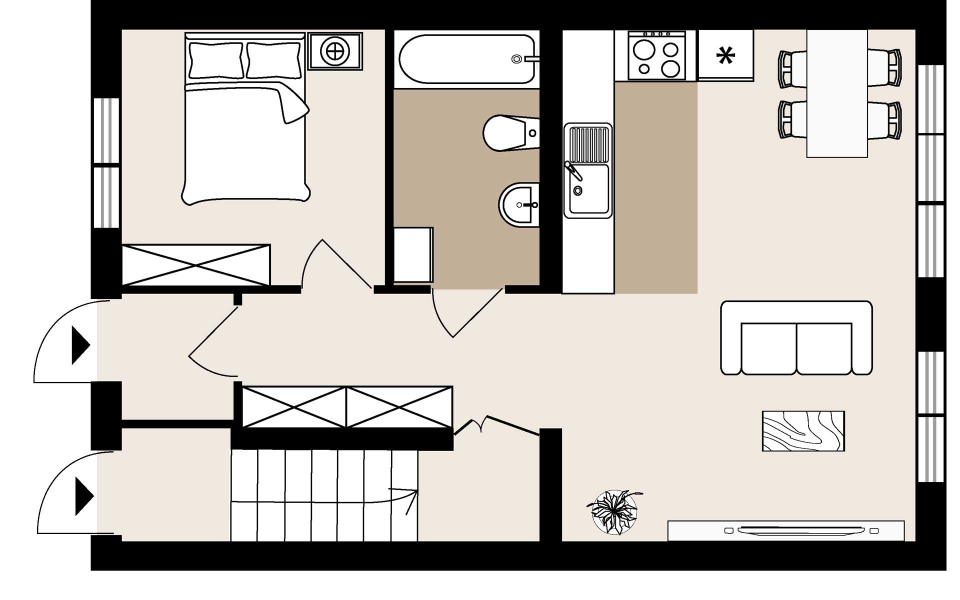
#> input picture skills/home-from-plan/assets/samples/flat-2room.png, 1920 x 1199 px (shown at 1/2 size)
$ python prepare.py ../../skills/home-from-plan/assets/samples/flat-2room.png --out out.png
#> lines starting #> are read from the running program, lines starting #| are printed output that depends on the picture
### tools/hstools/grid.py
"""Pixel grids drawn over images so that an AI agent can read coordinates off a picture.

The source image is copied onto a larger canvas with margins; light lines every `step` px, darker lines every `major` px,
coordinate labels on all four margins (in SOURCE pixel units, also on zoomed tiles)."""
from __future__ import annotations

from PIL import Image, ImageDraw, ImageFont, ImageOps


def _font(size: int):
    for name in ('DejaVuSans.ttf', '/usr/share/fonts/truetype/dejavu/DejaVuSans.ttf', 'Arial.ttf'):
        try:
            return ImageFont.truetype(name, size)
        except OSError:
            continue
    return ImageFont.load_default()


def normalise(img: Image.Image, contrast: bool = True) -> Image.Image:
    """RGB copy; optional auto-contrast that keeps light fills readable."""
    im = img.convert('RGB')
    return ImageOps.autocontrast(im, cutoff=1) if contrast else im


def gridded(img: Image.Image, step: int = 50, major: int = 100, origin: tuple[float, float] = (0, 0), scale: float = 1.0,
            margin: int = 46, label_size: int = 13) -> Image.Image:
    """Image with a coordinate grid. `origin` — source pixel of the image's top-left corner, `scale` — output px per source px
    (tiles are crops scaled up); labels show source pixel coordinates."""
    w, h = img.size
    out = Image.new('RGB', (w + 2 * margin, h + 2 * margin), 'white')
    out.paste(img, (margin, margin))
    d = ImageDraw.Draw(out, 'RGBA')
    f = _font(label_size)
    x0, y0 = origin
    sx0, sy0, sx1, sy1 = x0, y0, x0 + w / scale, y0 + h / scale
    first = lambda a: int(-(-a // step) * step)  # noqa: E731 — first grid value ≥ a
    v = first(sx0)
    while v <= sx1:
        X = margin + (v - x0) * scale
        is_major = v % major == 0
        d.line([(X, margin), (X, margin + h)], fill=(220, 30, 30, 120 if is_major else 55), width=1)
        if is_major:
            for yy in (margin - 16, margin + h + 3):
                d.text((X, yy), str(int(v)), fill=(170, 0, 0), font=f, anchor='ma' if yy > margin else 'ma')
        v += step
    v = first(sy0)
    while v <= sy1:
        Y = margin + (v - y0) * scale
        is_major = v % major == 0
        d.line([(margin, Y), (margin + w, Y)], fill=(30, 60, 220, 120 if is_major else 55), width=1)
        if is_major:
            d.text((margin - 4, Y), str(int(v)), fill=(0, 0, 170), font=f, anchor='rm')
            d.text((margin + w + 4, Y), str(int(v)), fill=(0, 0, 170), font=f, anchor='lm')
        v += step
    d.rectangle([margin - 1, margin - 1, margin + w, margin + h], outline=(0, 0, 0, 160))
    return out

### tools/hstools/__init__.py
"""Shared helpers of the Home Simulator import tools (tools/*). Pure Python + numpy / pillow; optional shapely / ezdxf."""
from __future__ import annotations

import json
import sys
from pathlib import Path


def write_json(path: Path | str, data, quiet: bool = False) -> Path:
    p = Path(path)
    p.parent.mkdir(parents=True, exist_ok=True)
    p.write_text(json.dumps(data, ensure_ascii=False, indent=1) + '\n', encoding='utf-8')
    if not quiet:
        print(f'wrote {p}', file=sys.stderr)
    return p


def r3(x: float) -> float:
    return round(float(x), 3)


# [11 lines left out: functions parse_pt, parse_box, not called in this run]

### tools/image/prepare.py
#!/usr/bin/env python3
"""Prepare a raster floor plan for reading by an AI agent.

  python3 tools/image/prepare.py PLAN.png --out projects/<id>/source/prep [--grid 50] [--major 100] [--tiles 2]
         [--zoom 2] [--crop x0,y0,x1,y1] [--rotate 0|90|180|270] [--no-contrast]
         [--zoom-box x0,y0,x1,y1 …] [--box-zoom 4] [--box-grid 10]

Writes
  grid.png        the plan with a labelled pixel grid (labels = SOURCE pixel coordinates, x right, y down)
  tile_<r>_<c>.png  zoomed crops (default 2 × 2, 2× magnification, 10 % overlap), grid labels still in source pixels
  zoom_<x0>_<y0>.png  with --zoom-box: that box magnified (default 4×) with a fine grid (default 10 px) — for reading wall
                  faces and openings on small images (walls only 3–5 px thick), one per box
  info.json       size, grid, tiles (their source pixel boxes), applied crop / rotation
The original file is not modified. Coordinates read from these images go into plan.json with "units": "px".
"""
from __future__ import annotations

import argparse
import sys
from pathlib import Path

sys.path.insert(0, str(Path(__file__).resolve().parents[1]))
from PIL import Image  # noqa: E402

from hstools import parse_box, write_json  # noqa: E402
from hstools.grid import gridded, normalise  # noqa: E402


def main(argv=None):
    ap = argparse.ArgumentParser(description=__doc__, formatter_class=argparse.RawDescriptionHelpFormatter)
    ap.add_argument('image')
    ap.add_argument('--out', required=True)
    ap.add_argument('--grid', type=int, default=50, help='minor grid step [px]')
    ap.add_argument('--major', type=int, default=100, help='labelled grid step [px]')
    ap.add_argument('--tiles', type=int, default=2, help='tiles per side (0 = none)')
    ap.add_argument('--zoom', type=float, default=2.0)
    ap.add_argument('--crop', help='x0,y0,x1,y1 in source pixels (labels keep source coordinates)')
    ap.add_argument('--rotate', type=int, default=0, choices=[0, 90, 180, 270], help='rotate clockwise first (labels then refer to the rotated image)')
    ap.add_argument('--no-contrast', action='store_true')
    ap.add_argument('--zoom-box', action='append', default=[], help='x0,y0,x1,y1 in source pixels: a magnified close-up with a fine grid (repeatable)')
    ap.add_argument('--box-zoom', type=float, default=4.0)
    ap.add_argument('--box-grid', type=int, default=10, help='grid step of the close-ups [source px]')
    a = ap.parse_args(argv)
    src = Image.open(a.image)
#> src is the input picture: PIL image 1920x1199 RGB; mean R, G, B 197.7, 193.7, 188.2
    src.load()
    img = normalise(src, contrast=not a.no_contrast)
    if a.rotate:
        img = img.rotate(-a.rotate, expand=True)
    ox, oy = 0, 0
    if a.crop:
        x0, y0, x1, y1 = (int(v) for v in parse_box(a.crop))
        img = img.crop((x0, y0, x1, y1))
        ox, oy = x0, y0
    out = Path(a.out)
    out.mkdir(parents=True, exist_ok=True)
    W, H = img.size
#> W = 1920; H = 1199
    gridded(img, a.grid, a.major, origin=(ox, oy)).save(out / 'grid.png')
#> in gridded, `out = Image.new('RGB', (w + 2 * margin, h + 2 * margin), 'white')`: out: PIL image 2012x1291 RGB; every value is 255
#> in gridded, `out.paste(img, (margin, margin))`:
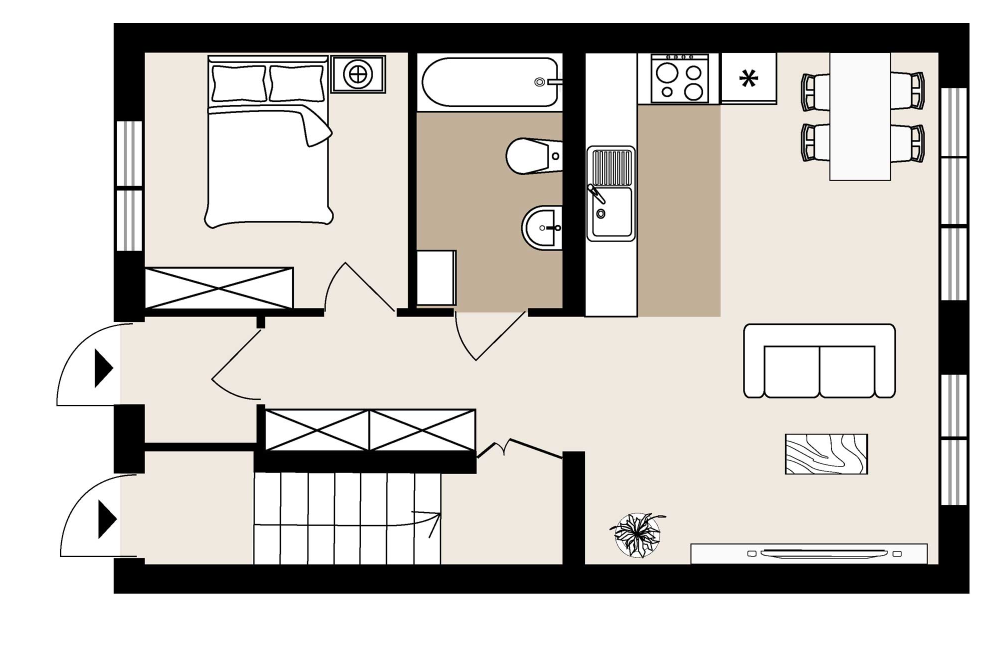
#> out: PIL image 2012x1291 RGB (shown at 1/2 size); mean R, G, B 204.2, 200.6, 195.8
#> after the loop in gridded, `while v <= sx1:`: v = 1950
#> after the loop in gridded, `while v <= sy1:`: v = 1200
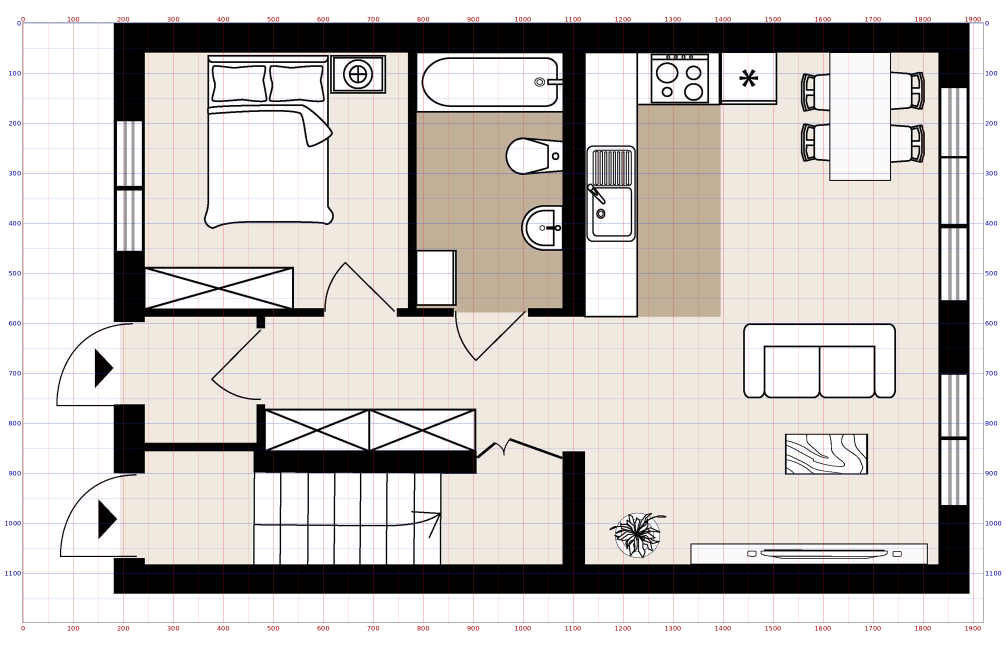
#> saved as grid.png: PIL image 2012x1291 RGB (shown at 1/2 size); mean R, G, B 202.7, 197.9, 194.2
    tiles = []
    n = max(0, a.tiles)
    if n > 1:
        tw, th = W / n, H / n
#> tw = 960; th = 599.5
        ovx, ovy = tw * 0.1, th * 0.1
#> ovx = 96; ovy = 59.95
        for r in range(n):
            for c in range(n):
                bx0, by0 = max(0, int(c * tw - ovx)), max(0, int(r * th - ovy))
                bx1, by1 = min(W, int((c + 1) * tw + ovx)), min(H, int((r + 1) * th + ovy))
                crop = img.crop((bx0, by0, bx1, by1))
                crop = crop.resize((int(crop.width * a.zoom), int(crop.height * a.zoom)), Image.LANCZOS)
                step = max(10, int(a.grid / 2))
                name = f'tile_{r}_{c}.png'
                gridded(crop, step, a.grid, origin=(ox + bx0, oy + by0), scale=a.zoom).save(out / name)
                tiles.append(dict(file=name, box_px=[ox + bx0, oy + by0, ox + bx1, oy + by1]))
#> this loop made 2 passes
#> pass 1, in main, `gridded(crop, step, a.grid, origin=(ox + bx0, oy + by0), scale=a.zoom)..`:
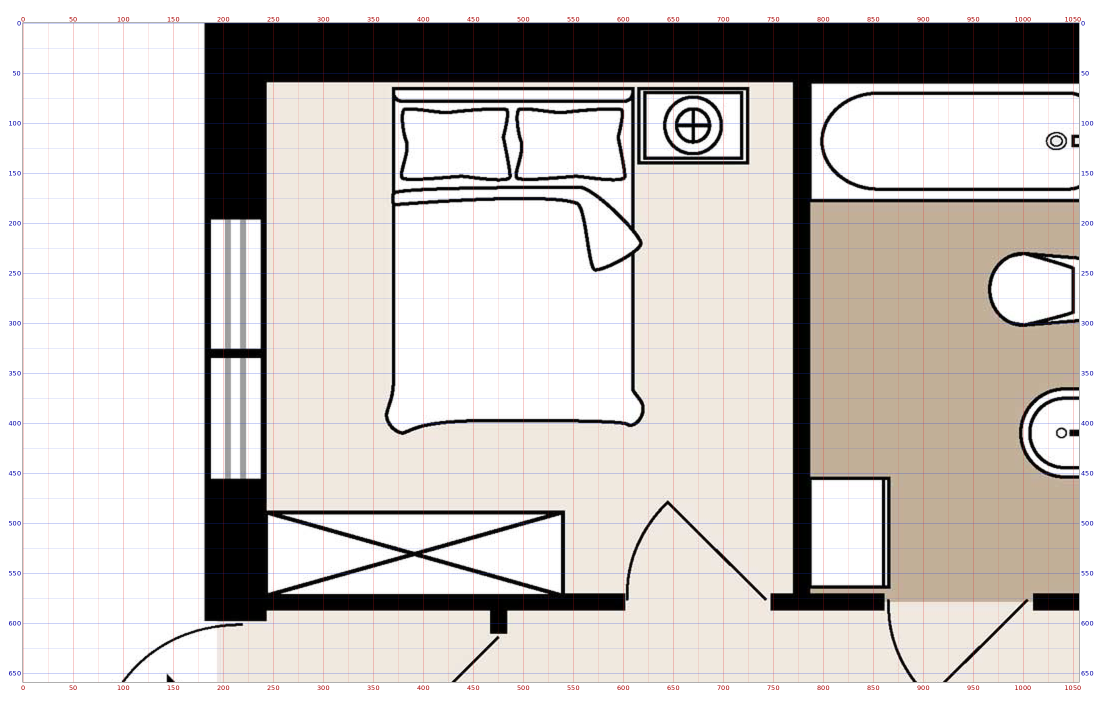
#> saved as tile_0_0.png: PIL image 2204x1410 RGB (shown at 1/2 size); mean R, G, B 203.9, 198.8, 194.7
#> pass 1, in main, `gridded(crop, step, a.grid, origin=(ox + bx0, oy + by0), scale=a.zoom)..`:
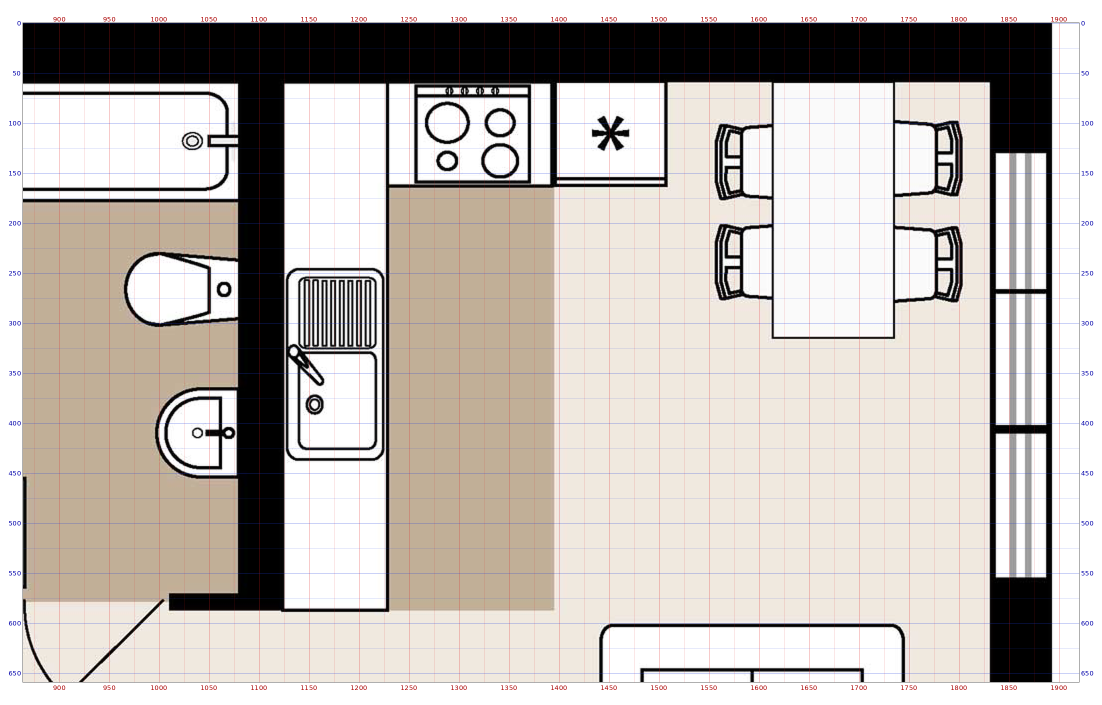
#> saved as tile_0_1.png: PIL image 2204x1410 RGB (shown at 1/2 size); mean R, G, B 193.3, 186.9, 181.1
#> after the loop:
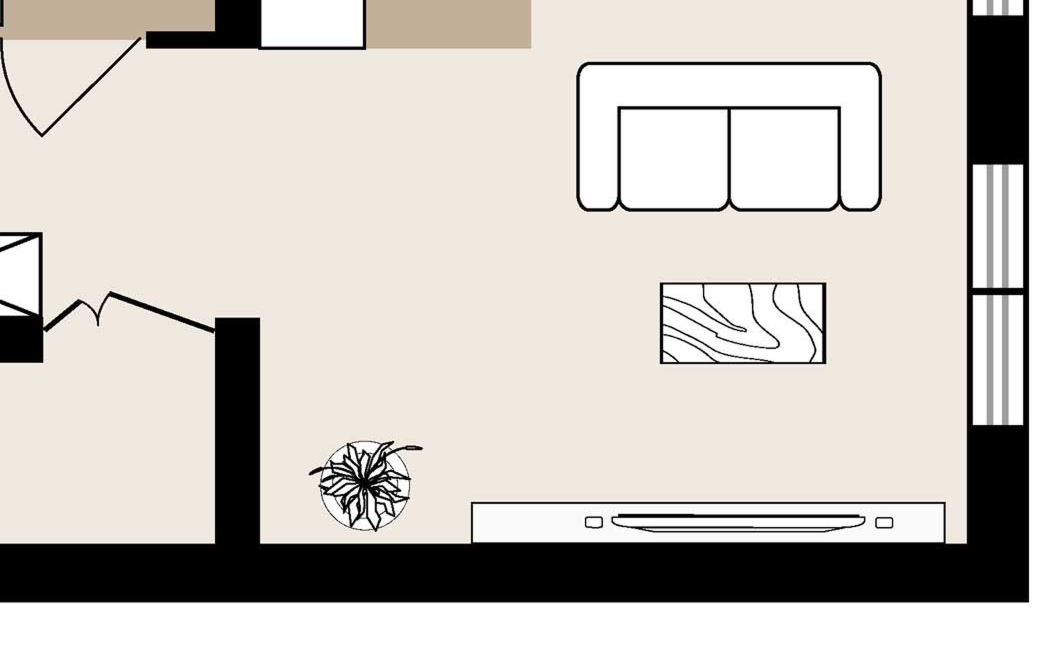
#> crop: PIL image 2112x1320 RGB (shown at 1/2 size); mean R, G, B 203.2, 198.8, 192.6
#> after the loop, tiles = 4 items
    zooms = []
#> zooms = []
    for box in a.zoom_box:
        x0, y0, x1, y1 = (int(v) for v in parse_box(box))
        crop = img.crop((x0 - ox, y0 - oy, x1 - ox, y1 - oy))
        crop = crop.resize((int(crop.width * a.box_zoom), int(crop.height * a.box_zoom)), Image.LANCZOS)
        name = f'zoom_{x0}_{y0}.png'
        gridded(crop, a.box_grid, a.box_grid * 5, origin=(x0, y0), scale=a.box_zoom).save(out / name)
        zooms.append(dict(file=name, box_px=[x0, y0, x1, y1]))
    info = dict(source=str(a.image), size_px=[src.width, src.height], rotated=a.rotate, crop=[ox, oy, ox + W, oy + H] if a.crop else None,
                grid=dict(step=a.grid, major=a.major), tiles=tiles, zooms=zooms, note='labels are source pixel coordinates: x right, y down')
#> info = 8 items
    write_json(out / 'info.json', info)
    print(f'{a.image}: {src.width} × {src.height} px → {out}/grid.png' + (f' + {len(tiles)} tiles' if tiles else '') + (f' + {len(zooms)} close-ups' if zooms else ''))
#| ../../skills/home-from-plan/assets/samples/flat-2room.png: 1920 × 1199 px → out.png/grid.png + 4 tiles
    if max(src.width, src.height) < 1200:
        print(f'note: a small image ({max(src.width, src.height)} px) — walls are only a few pixels thick; read faces from close-ups (--zoom-box)')


if __name__ == '__main__':
    main()
